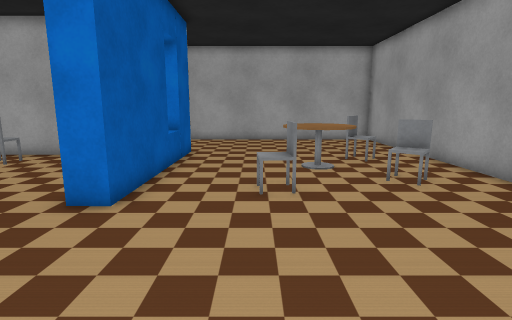
View 1 (above)

17 first-person views from a walk through a world built for the Webots simulator. The camera is 1.1 m above the floor, tilts 10° down and sees 80° across. The floor is counted in squares, 0.5 m on a side. Each view is taken from the middle of a square. On the plan, view 1 faces up. The plan holds only what a view shows up to about 18 squares ahead; the rest is blank. The robots in the file are not drawn. Webots' stock objects and surfaces are drawn as simple stand-ins.

View 2
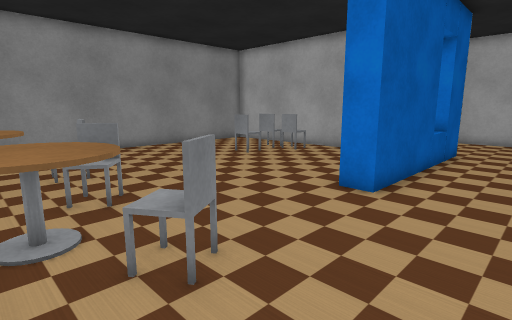

View 3
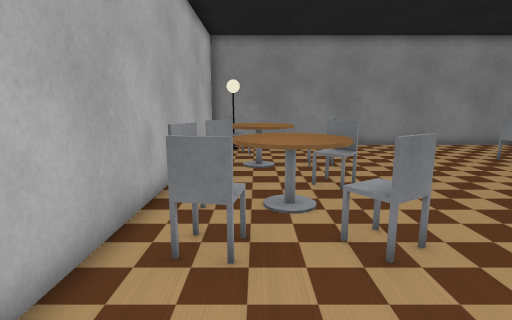

View 4
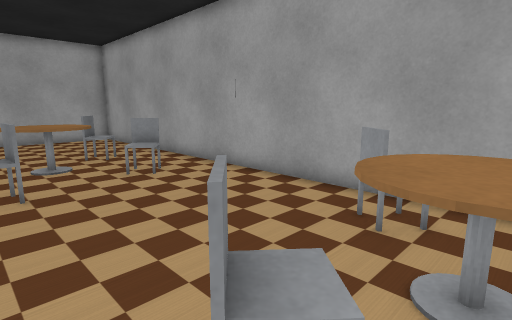

View 5
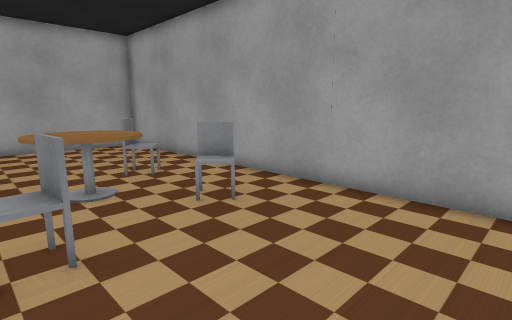

View 6
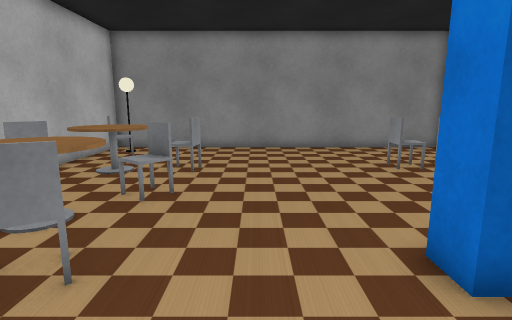

View 7
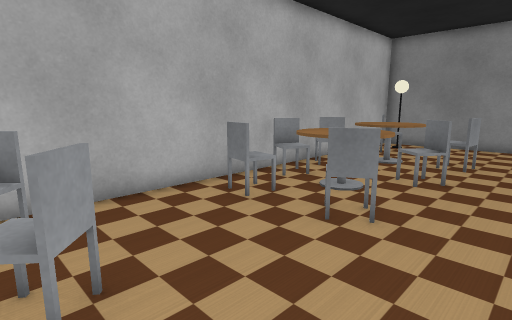

View 8
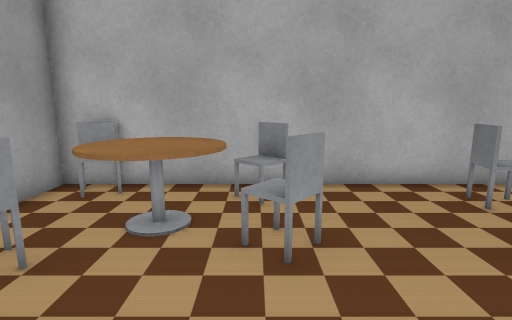

View 9
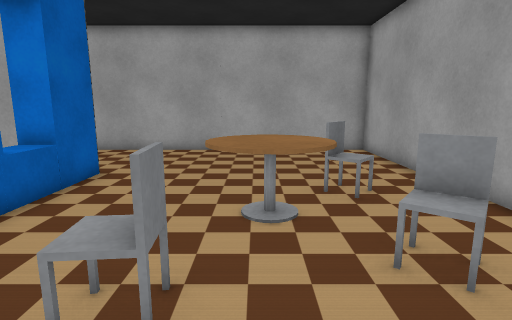

View 10
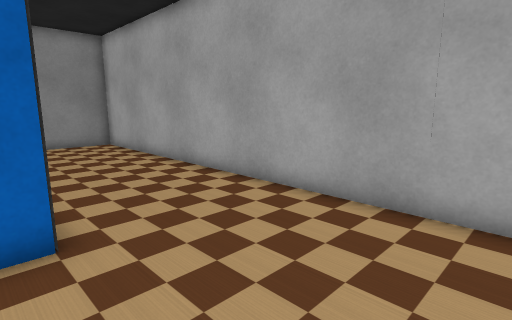

View 11
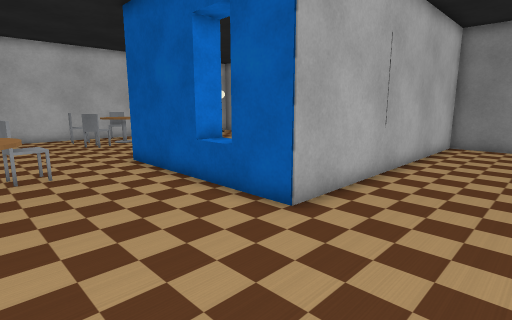

View 12
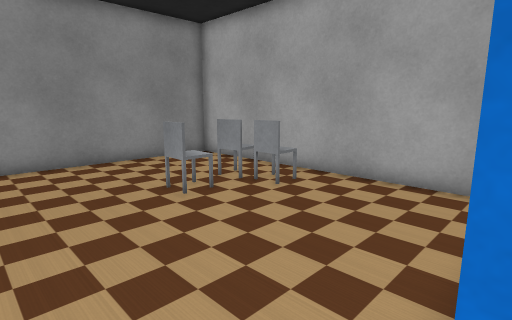

View 13
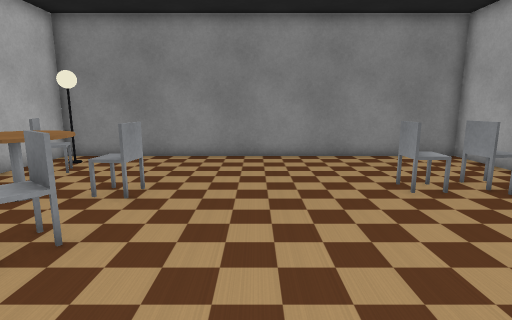

View 14
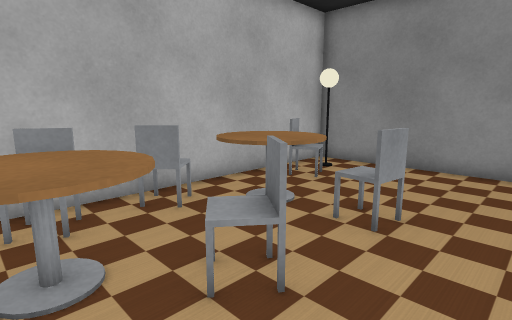

View 15
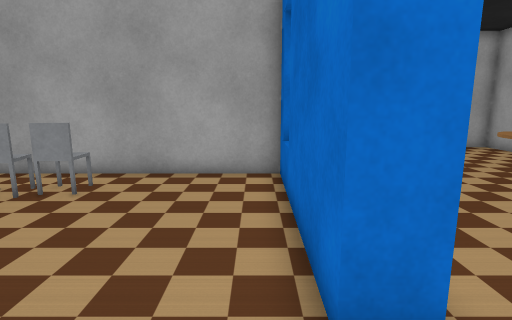

View 16
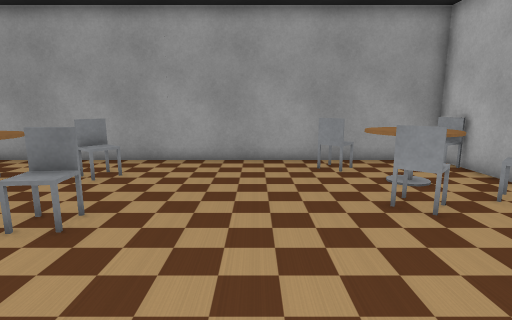

View 17
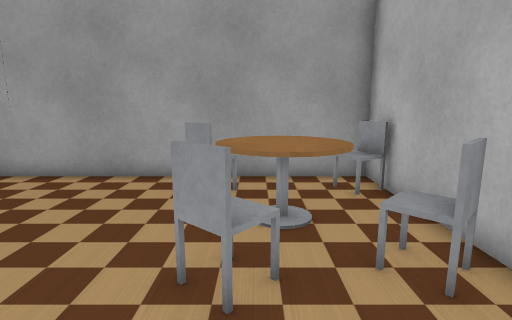

### Floor plan
Points are (right, up) in squares from view 1. A wall is a line through its corners. A room is listed if a view was taken in it or the views show most of it. See-through windows are left out.
Room 1 (views 1, 2, 3, 4, 5, 6, 7, 8, 9, 10, 11, 12, 13, 14, 15, 16, 17)
walls: (-4.2, 6.5) (-4.2, 13.9) (-16.5, 13.9) (-16.5, -3.5) (7.5, -3.5) (7.5, 20.5) (-16.5, 20.5) (-16.5, 14.9) (-3.2, 14.9) (-3.2, 6.5) (-4.2, 6.5)
objects: floor lamp (-15, -2); chair (-14, -2) to (-13, -2); chair (-12, 11) to (-11, 12); round table (-11, -2) to (-9, 0); chair (-11, 1) to (-10, 2); chair (-11, 9) to (-11, 10); chair (-10, 12); chair (-9, -3) to (-8, -2); chair (-8, 1) to (-7, 2); round table (-7, -1) to (-5, 1); chair (-6, -3) to (-6, -2); chair (-4, -2) to (-3, -1); chair (-4, 1) to (-3, 1); chair (0, 8) to (1, 8); chair (1, -3) to (2, -2); chair (1, 0) to (2, 1); round table (1, 10) to (3, 12); round table (3, -2) to (5, 1); chair (4, 9) to (5, 9); chair (4, 12) to (5, 13); chair (5, 1) to (6, 2); chair (6, -3) to (6, -2)

Where each view was taken, in squares from view 1:
view 1: 0 up, 0 right, facing up
view 2: 1 down, 0 right, facing up-left
view 3: 1 down, 1 right, facing left
view 4: 1 down, 0 right, facing up-right
view 5: 3 up, 0 right, facing up-right
view 6: 4 up, 0 right, facing left
view 7: 4 up, 2 right, facing down-left
view 8: 5 up, 2 right, facing down
view 9: 5 up, 2 right, facing up
view 10: 14 up, 2 right, facing up-left
view 11: 19 up, 2 right, facing down-left
view 12: 5 up, 4 left, facing up-left
view 13: 5 up, 3 left, facing left
view 14: 4 up, 5 left, facing down-left
view 15: 4 up, 5 left, facing up
view 16: 4 up, 5 left, facing right
view 17: 0 up, 2 left, facing right
